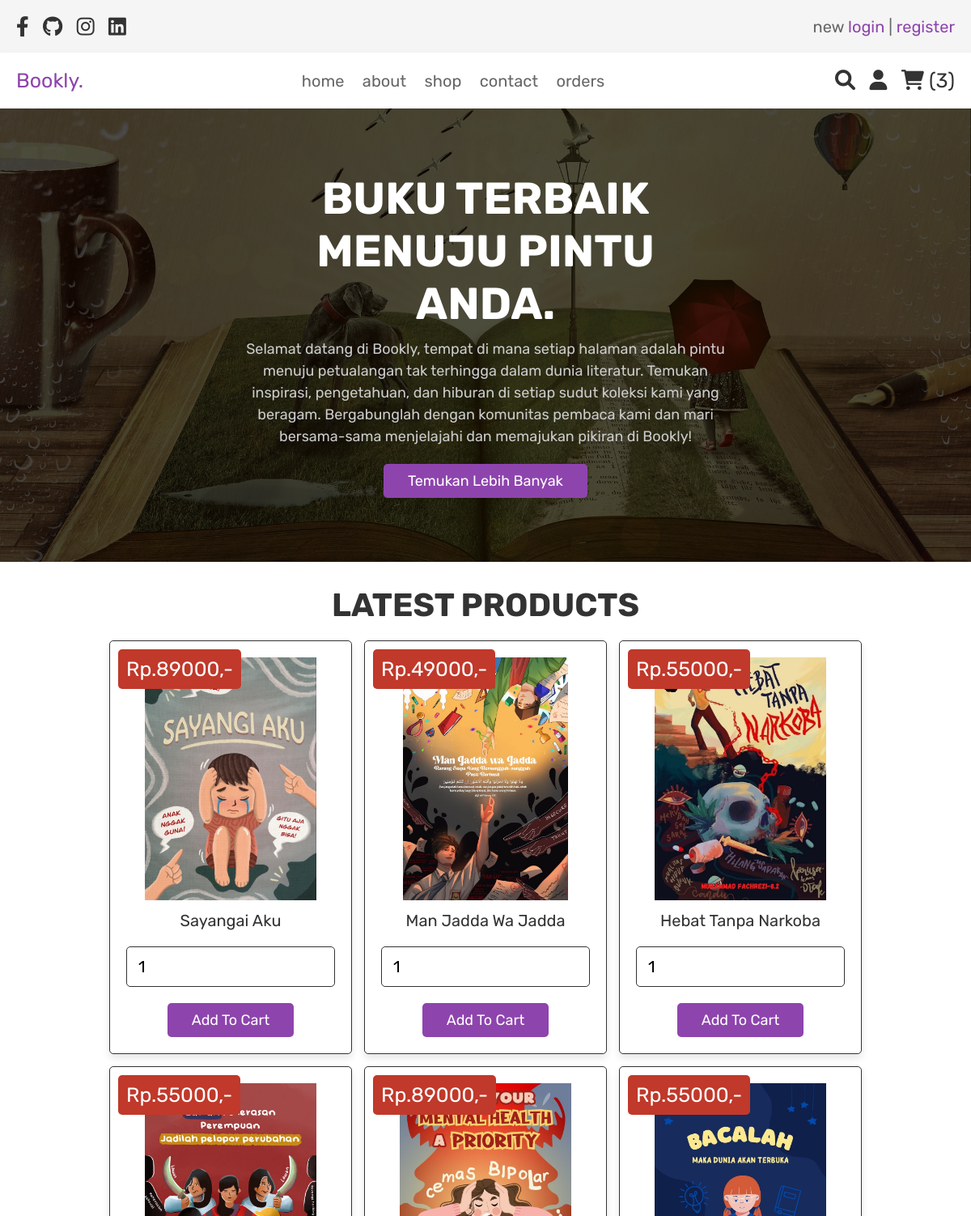
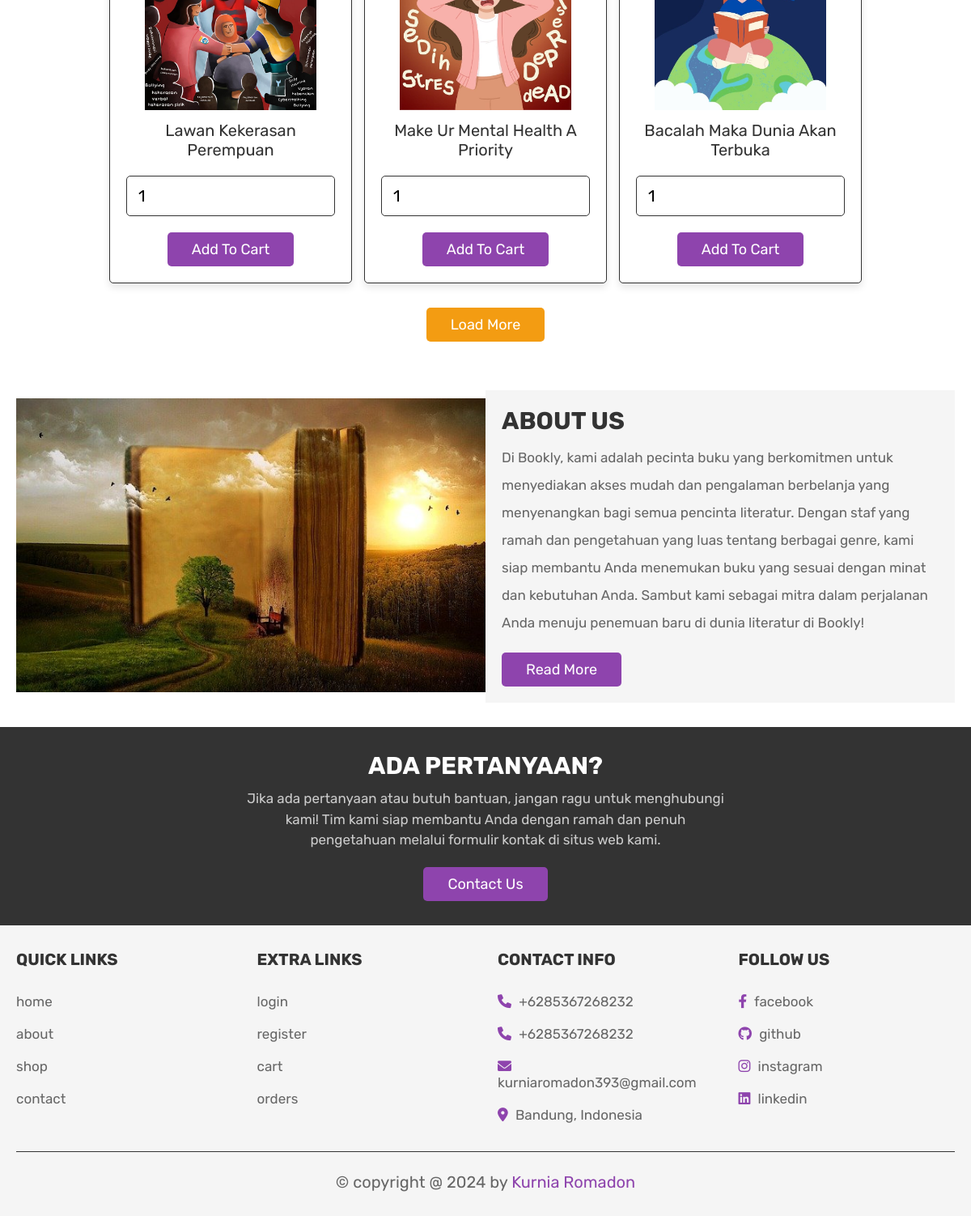
The page /home.php (signed in) on the database its author committed (2 pictures, top to bottom).
### tables this page shows
CREATE TABLE `products` (
  `id` int(100) NOT NULL,
  `name` varchar(100) NOT NULL,
  `price` int(100) NOT NULL,
  `image` varchar(100) NOT NULL
);

### home.php (the view, shortened to what this page needs)
<?php
include 'config.php';
?>
<!DOCTYPE html>
<html lang="en">
<head>
   <link rel="stylesheet" href="https://cdnjs.cloudflare.com/ajax/libs/font-awesome/6.0.0/css/all.min.css">
   <link rel="stylesheet" href="css/style.css">
</head>
<body>
<?php include 'header.php'; ?>
<section class="home">
   <div class="content">
      <h3>Buku terbaik menuju pintu anda.</h3>
      <p>Selamat datang di Bookly, tempat di mana setiap halaman adalah pintu menuju petualangan tak terhingga dalam dunia literatur. Temukan inspirasi, pengetahuan, dan hiburan di setiap sudut koleksi kami yang beragam. Bergabunglah dengan komunitas pembaca kami dan mari bersama-sama menjelajahi dan memajukan pikiran di Bookly!</p>
      <a href="about.php" class="white-btn">Temukan lebih banyak</a>
   </div>
</section>
<section class="products">
   <h1 class="title">latest products</h1>
   <div class="box-container">
      <?php
         $select_products = mysqli_query($conn, "SELECT * FROM `products` LIMIT 6") or die('query failed');
         if(mysqli_num_rows($select_products) > 0){
            while($fetch_products = mysqli_fetch_assoc($select_products)){
      ?>
     <form action="" method="post" class="box">
      <img class="image" src="uploaded_img/<?php echo $fetch_products['image']; ?>" alt="">
      <div class="name"><?php echo $fetch_products['name']; ?></div>
      <div class="price">Rp.<?php echo $fetch_products['price']; ?>,-</div>
      <input type="number" min="1" name="product_quantity" value="1" class="qty">
      <input type="submit" value="add to cart" name="add_to_cart" class="btn">
     </form>
      <?php
         }
      }else{
         echo '<p class="empty">no products added yet!</p>';
      }
      ?>
   </div>
   <div class="load-more" style="margin-top: 2rem; text-align:center">
      <a href="shop.php" class="option-btn">load more</a>
   </div>
</section>
<section class="about">
   <div class="flex">
      <div class="image">
         <img src="images/about-img.jpg" alt="">
      </div>
      <div class="content">
         <h3>about us</h3>
         <p>Di Bookly, kami adalah pecinta buku yang berkomitmen untuk menyediakan akses mudah dan pengalaman berbelanja yang menyenangkan bagi semua pencinta literatur. Dengan staf yang ramah dan pengetahuan yang luas tentang berbagai genre, kami siap membantu Anda menemukan buku yang sesuai dengan minat dan kebutuhan Anda. Sambut kami sebagai mitra dalam perjalanan Anda menuju penemuan baru di dunia literatur di Bookly!</p>
         <a href="about.php" class="btn">read more</a>
      </div>
   </div>
</section>
<section class="home-contact">
   <div class="content">
      <h3>ada pertanyaan?</h3>
      <p>Jika ada pertanyaan atau butuh bantuan, jangan ragu untuk menghubungi kami! Tim kami siap membantu Anda dengan ramah dan penuh pengetahuan melalui formulir kontak di situs web kami.</p>
      <a href="contact.php" class="white-btn">contact us</a>
   </div>
</section>
<?php include 'footer.php'; ?>
</body>
</html>

### css/style.css (style rules this page uses)
:root { --purple:#8e44ad; --red:#c0392b; --orange:#f39c12; --black:#333; --white:#fff; --light-color:#666; --light-white:#ccc; --light-bg:#f5f5f5; --border:.1rem solid var(--black); --box-shadow:0 .5rem 1rem rgba(0,0,0,.1); }
* { font-family: 'Rubik', sans-serif; margin:0; padding:0; box-sizing: border-box; outline: none; border:none; text-decoration: none; transition:all .2s linear; }
html { font-size: 62.5%; overflow-x: hidden; }
section { padding:3rem 2rem; }
.title { text-align: center; margin-bottom: 2rem; text-transform: uppercase; color:var(--black); font-size: 4rem; }
.btn, .option-btn, .delete-btn, .white-btn { display: inline-block; margin-top: 1rem; padding:1rem 3rem; cursor: pointer; color:var(--white); font-size: 1.8rem; border-radius: .5rem; text-transform: capitalize; }
.white-btn, .btn { background-color: var(--purple); }
.option-btn { background-color: var(--orange); }
.home { min-height: 70vh; background:linear-gradient(rgba(0,0,0,.7), rgba(0,0,0,.7)), url(../images/home-bg.jpg) no-repeat; background-size: cover; background-position: center; display: flex; align-items: center; justify-content: center; }
.home .content { text-align: center; width: 60rem; }
.home .content h3 { font-size: 5.5rem; color:var(--white); text-transform: uppercase; }
.home .content p { font-size:1.8rem; color:var(--light-white); padding:1rem 0; line-height: 1.5; }
.products .box-container { max-width: 1200px; margin:0 auto; display: grid; grid-template-columns: repeat(auto-fit, 30rem); align-items: flex-start; gap:1.5rem; justify-content: center; }
.products .box-container .box { border-radius: .5rem; background-color: var(--white); box-shadow: var(--box-shadow); padding:2rem; text-align: center; border:var(--border); position: relative; }
.products .box-container .box .image { height: 30rem; }
.products .box-container .box .name { padding:1rem 0; font-size: 2rem; color:var(--black); }
.products .box-container .box .qty { width: 100%; padding:1.2rem 1.4rem; border-radius: .5rem; border:var(--border); margin:1rem 0; font-size: 2rem; }
.products .box-container .box .price { position: absolute; top:1rem; left:1rem; border-radius: .5rem; padding:1rem; font-size: 2.5rem; color:var(--white); background-color: var(--red); }
.about .flex { max-width: 1200px; margin:0 auto; display: flex; align-items: center; flex-wrap: wrap; }
.about .flex .image { flex:1 1 40rem; }
.about .flex .image img { width: 100%; }
.about .flex .content { flex:1 1 40rem; padding:2rem; background-color: var(--light-bg); }
.about .flex .content h3 { font-size: 3rem; color:var(--black); text-transform: uppercase; }
.about .flex .content p { padding:1rem 0; line-height: 2; font-size: 1.7rem; color:var(--light-color); }
.home-contact { background-color: var(--black); }
.home-contact .content { max-width: 60rem; text-align: center; margin:0 auto; }
.home-contact .content h3 { font-size: 3rem; text-transform: uppercase; color:var(--white); }
.home-contact .content p { padding:1rem 0; line-height: 1.5; color:var(--light-white); font-size: 1.7rem; }

### rows shown on the page
products: image (picture), name "Sayangai Aku", price "89000"
products: image (picture), name "Man Jadda Wa Jadda", price "49000"
products: image (picture), name "Hebat Tanpa Narkoba", price "55000"
products: image (picture), name "Lawan Kekerasan Perempuan", price "55000"
products: image (picture), name "Make Ur Mental Health A Priority", price "89000"
products: image (picture), name "Bacalah Maka Dunia Akan Terbuka", price "55000"

### other values the page prints
$cart_rows_number "3"
